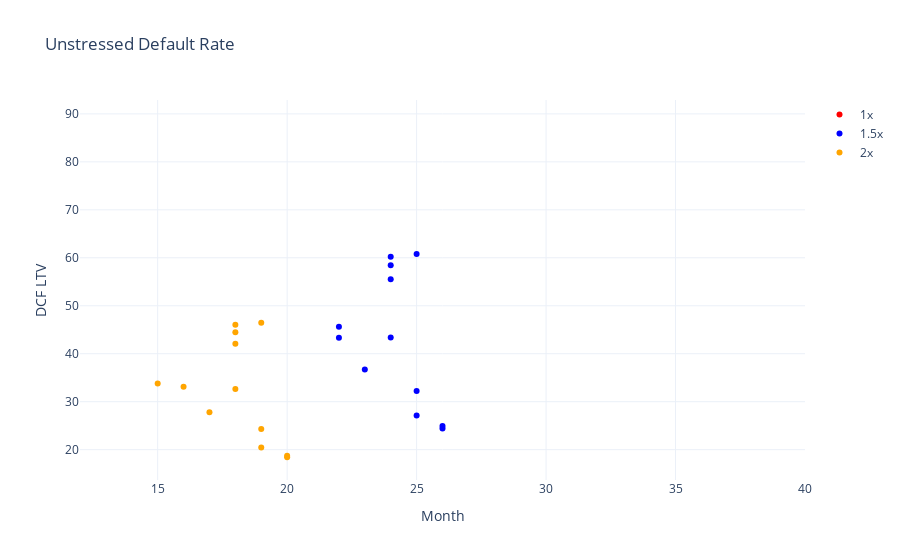
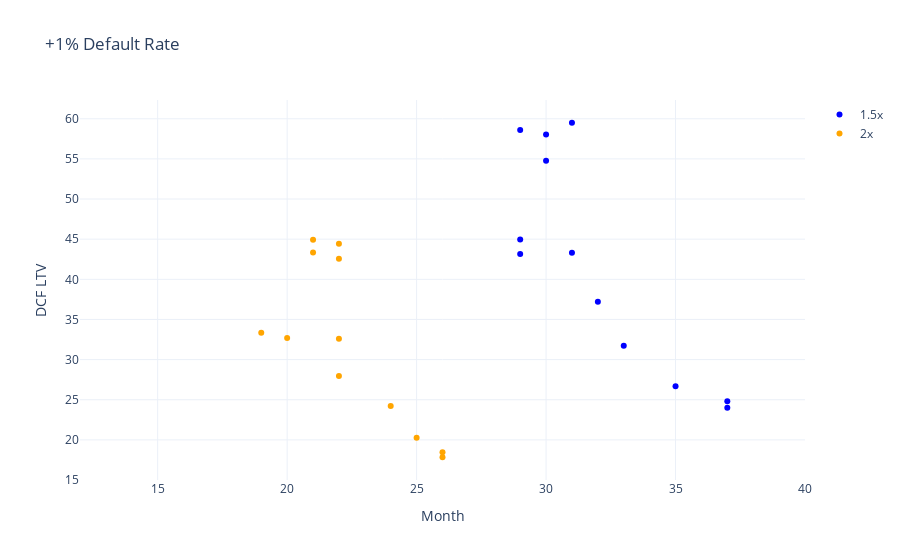

These figures' notebook cell, in order:
### Code cell
fig1 = go.Figure([go.Scatter(name='1x', x=payback_results1['Payback Period (1)'], 
                            y=payback_results1['Payback Amount (1)'], mode='markers',
                            marker=dict(color='red')),
                  go.Scatter(name='1.5x', x=payback_results1['Payback Period (1.5)'], 
                            y=payback_results1['Payback Amount (1.5)'], mode='markers',
                            marker=dict(color='blue')),
                 go.Scatter(name='2x', x=payback_results1['Payback Period (2)'], 
                            y=payback_results1['Payback Amount (2)'], mode='markers',
                            marker=dict(color='orange'))
                ])

fig1.update_layout(title='Unstressed Default Rate')
fig1.update_layout(xaxis=dict(title='Month', range=[12, 40]), yaxis=dict(title='DCF LTV'))

fig2 = go.Figure([go.Scatter(name='1.5x', x=payback_results2['Payback Period (1.5)'], 
                            y=payback_results2['Payback Amount (1.5)'], mode='markers',
                            marker=dict(color='blue')),
                 go.Scatter(name='2x', x=payback_results2['Payback Period (2)'], 
                            y=payback_results2['Payback Amount (2)'], mode='markers',
                            marker=dict(color='orange'))
                ])

fig2.update_layout(title='+1% Default Rate')
fig2.update_layout(xaxis=dict(title='Month', range=[12, 40]), yaxis=dict(title='DCF LTV'))

fig1.show()
fig2.show()

### Figure 1 — Plotly figure (JSON) as saved in the notebook; plotly's stock layout.template omitted (floating-point values rounded to 4 significant figures)
{"data": [{"marker": {"color": "red"}, "mode": "markers", "name": "1x", "type": "scatter", "x": [50, 50, 50, 50, 50, 50, 50, 50, 50, 50, 50, 50], "y": [66.31, 64.51, 54.78, 39.89, 35.67, 36.59, 47.48, 64.22, 87.48, 85.28, 81.53, 88.15]}, {"marker": {"color": "blue"}, "mode": "markers", "name": "1.5x", "type": "scatter", "x": [22, 22, 23, 25, 26, 26, 25, 24, 24, 24, 24, 25], "y": [45.64, 43.34, 36.7, 27.1, 24.4, 24.94, 32.24, 43.38, 60.2, 58.42, 55.51, 60.79]}, {"marker": {"color": "orange"}, "mode": "markers", "name": "2x", "type": "scatter", "x": [15, 16, 17, 19, 20, 20, 19, 18, 18, 18, 18, 19], "y": [33.77, 33.11, 27.78, 20.47, 18.42, 18.74, 24.29, 32.65, 46.02, 44.5, 42.07, 46.44]}], "layout": {"title": {"text": "Unstressed Default Rate"}, "xaxis": {"range": [12, 40], "title": {"text": "Month"}}, "yaxis": {"title": {"text": "DCF LTV"}}}}

### Figure 2 — Plotly figure (JSON) as saved in the notebook; plotly's stock layout.template omitted (floating-point values rounded to 4 significant figures)
{"data": [{"marker": {"color": "blue"}, "mode": "markers", "name": "1.5x", "type": "scatter", "x": [29, 29, 32, 35, 37, 37, 33, 31, 29, 30, 30, 31], "y": [44.97, 43.16, 37.2, 26.67, 23.99, 24.82, 31.73, 43.31, 58.59, 58.03, 54.76, 59.5]}, {"marker": {"color": "orange"}, "mode": "markers", "name": "2x", "type": "scatter", "x": [19, 20, 22, 25, 26, 26, 24, 22, 21, 21, 22, 22], "y": [33.35, 32.69, 27.95, 20.28, 17.84, 18.45, 24.22, 32.61, 44.94, 43.35, 42.55, 44.44]}], "layout": {"title": {"text": "+1% Default Rate"}, "xaxis": {"range": [12, 40], "title": {"text": "Month"}}, "yaxis": {"title": {"text": "DCF LTV"}}}}
